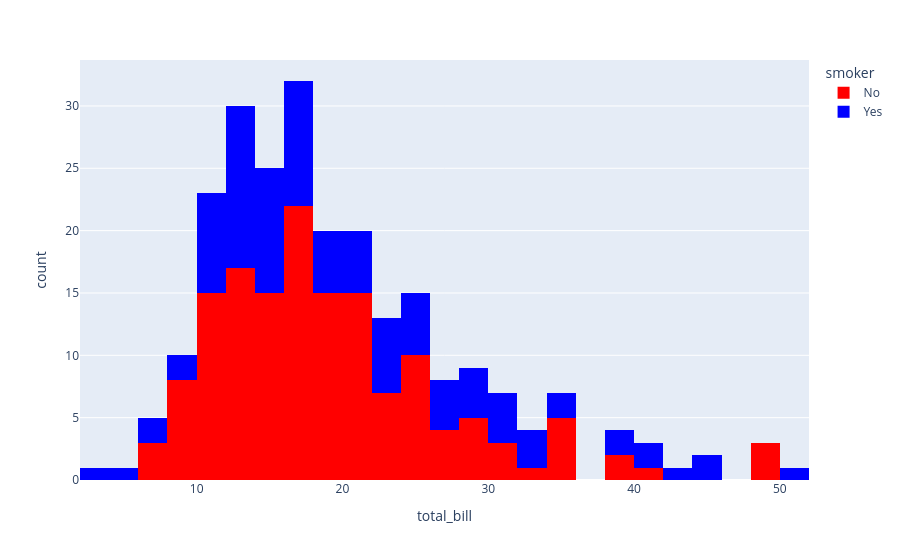

The notebook cell this image was saved under:
### Markdown cell above
## Customizing Colors in Histogram
You can change the color palette to make the plot visually distinct.
Here, we'll assign custom colors to represent smokers and non-smokers.

### Code cell
px.histogram(tips, x='total_bill', color='smoker',color_discrete_sequence=['red','blue'])

### Figure 1 — Plotly figure (JSON) as saved in the notebook; plotly's stock layout.template omitted (floating-point values rounded to 4 significant figures; data arrays with more than 128 entries replaced by an {"elided": "..."} marker saying what was removed)
{"data": [{"alignmentgroup": "True", "bingroup": "x", "hovertemplate": "smoker=No<br>total_bill=%{x}<br>count=%{y}<extra></extra>", "legendgroup": "No", "marker": {"color": "red", "pattern": {"shape": ""}}, "name": "No", "offsetgroup": "No", "orientation": "v", "showlegend": true, "type": "histogram", "x": {"elided": "151 float values"}, "xaxis": "x", "yaxis": "y"}, {"alignmentgroup": "True", "bingroup": "x", "hovertemplate": "smoker=Yes<br>total_bill=%{x}<br>count=%{y}<extra></extra>", "legendgroup": "Yes", "marker": {"color": "blue", "pattern": {"shape": ""}}, "name": "Yes", "offsetgroup": "Yes", "orientation": "v", "showlegend": true, "type": "histogram", "x": [38.01, 11.24, 20.29, 13.81, 11.02, 18.29, 3.07, 15.01, 26.86, 25.28, 17.92, 19.44, 32.68, 28.97, 5.75, 16.32, 40.17, 27.28, 12.03, 21.01, 11.35, 15.38, 44.3, 22.42, 15.36, 20.49, 25.21, 14.31, 16, 17.51, 10.59, 10.63, 50.81, 15.81, 7.25, 31.85, 16.82, 32.9, 17.89, 14.48, 9.6, 34.63, 34.65, 23.33, 45.35, 23.17, 40.55, 20.9, 30.46, 18.15, 23.1, 15.69, 19.81, 28.44, 15.48, 16.58, 10.34, 43.11, 13, 13.51, 18.71, 12.74, 13, 16.4, 20.53, 16.47, 26.59, 38.73, 24.27, 12.76, 30.06, 25.89, 13.27, 28.17, 12.9, 28.15, 11.59, 7.74, 30.14, 12.16, 13.42, 8.58, 13.42, 16.27, 10.09, 22.12, 24.01, 15.69, 15.53, 12.6, 32.83, 27.18, 22.67], "xaxis": "x", "yaxis": "y"}], "layout": {"barmode": "relative", "legend": {"title": {"text": "smoker"}, "tracegroupgap": 0}, "margin": {"t": 60}, "xaxis": {"anchor": "y", "domain": [0, 1], "title": {"text": "total_bill"}}, "yaxis": {"anchor": "x", "domain": [0, 1], "title": {"text": "count"}}}}
